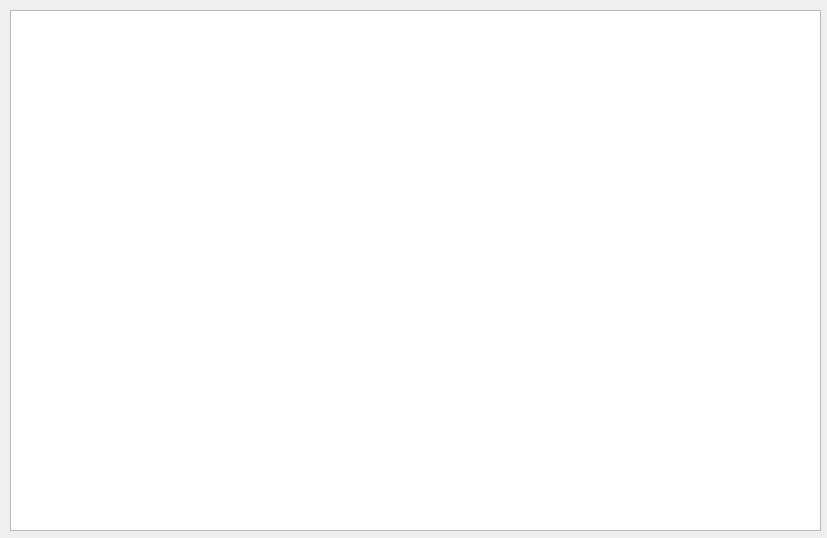
<?xml version="1.0" encoding="UTF-8"?>
<ui version="4.0">
 <class>show_money</class>
 <widget class="QWidget" name="show_money">
  <property name="geometry">
   <rect>
    <x>0</x>
    <y>0</y>
    <width>827</width>
    <height>538</height>
   </rect>
  </property>
  <property name="windowTitle">
   <string>Form</string>
  </property>
  <widget class="QTableView" name="tableView">
   <property name="geometry">
    <rect>
     <x>10</x>
     <y>10</y>
     <width>811</width>
     <height>521</height>
    </rect>
   </property>
  </widget>
 </widget>
 <resources/>
 <connections/>
</ui>
